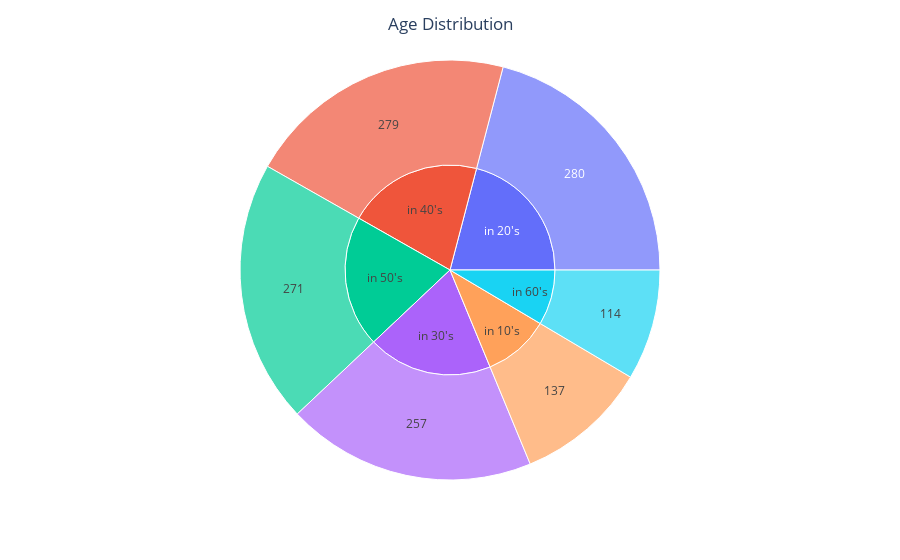

The cell this chart's notebook holds for it:
### Code cell
create_sunburst(age,["in_age","Frequency"],"Frequency","Age Distribution")

### Figure 1 — Plotly figure (JSON) as saved in the notebook; plotly's stock layout.template omitted (floating-point values rounded to 4 significant figures)
{"data": [{"branchvalues": "total", "domain": {"x": [0, 1], "y": [0, 1]}, "hovertemplate": "labels=%{label}<br>Frequency=%{value}<br>parent=%{parent}<br>id=%{id}<extra></extra>", "ids": ["in 60's/114", "in 10's/137", "in 30's/257", "in 50's/271", "in 40's/279", "in 20's/280", "in 10's", "in 20's", "in 30's", "in 40's", "in 50's", "in 60's"], "labels": ["114", "137", "257", "271", "279", "280", "in 10's", "in 20's", "in 30's", "in 40's", "in 50's", "in 60's"], "name": "", "parents": ["in 60's", "in 10's", "in 30's", "in 50's", "in 40's", "in 20's", "", "", "", "", "", ""], "type": "sunburst", "values": [114, 137, 257, 271, 279, 280, 137, 280, 257, 279, 271, 114]}], "layout": {"legend": {"tracegroupgap": 0}, "margin": {"t": 60}, "title": {"text": "Age Distribution", "x": 0.5}}}
